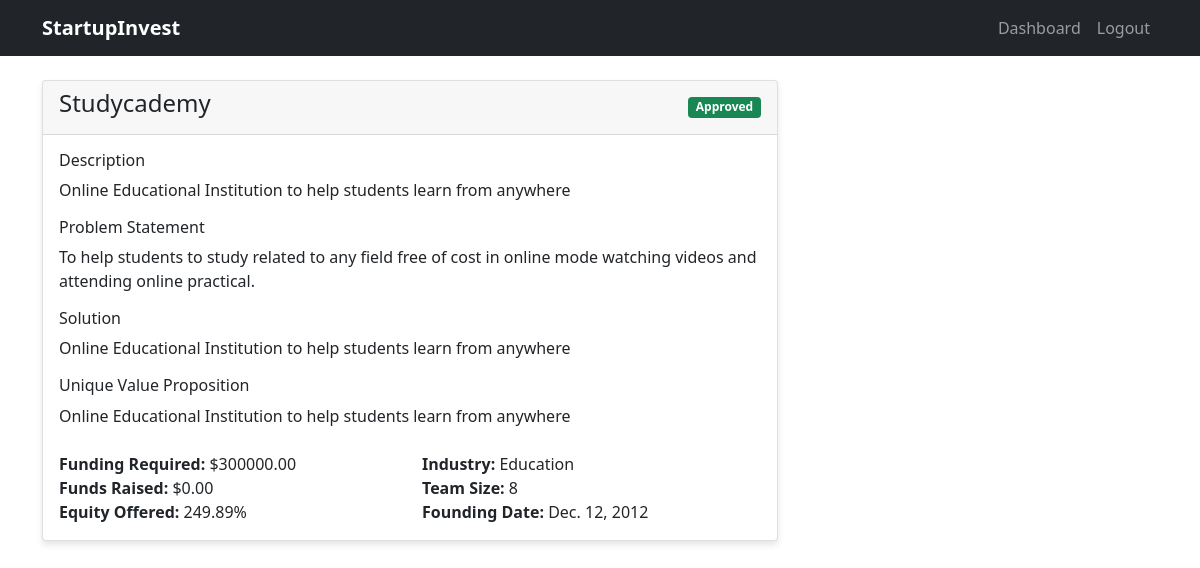
The page /startups/1/ (signed in) on the database its author committed.
### startups/models.py (models this page shows, shortened)
class Startup(models.Model):
    STATUS_CHOICES = (
        ('pending', 'Pending Review'),
        ('approved', 'Approved'),
        ('declined', 'Declined'),
        ('partially_funded', 'Partially Funded'),
        ('fully_funded', 'Fully Funded'),
    )
    INDUSTRY_CHOICES = (
        ('tech', 'Technology'),
        ('healthcare', 'Healthcare'),
        ('finance', 'Finance'),
        ('education', 'Education'),
        ('ecommerce', 'E-Commerce'),
        ('other', 'Other'),
    )
    founder = models.ForeignKey(CustomUser, on_delete=models.CASCADE, limit_choices_to={'user_type': 'founder'})
    title = models.CharField(max_length=200)
    description = models.TextField()
    problem_statement = models.TextField()
    solution = models.TextField()
    unique_value_proposition = models.TextField()
    target_market = models.TextField()
    business_model = models.TextField()
    competitive_analysis = models.TextField()
    funding_amount = models.DecimalField(max_digits=12, decimal_places=2)
    funds_raised = models.DecimalField(max_digits=12, decimal_places=2, default=0)
    equity_offered = models.DecimalField(max_digits=5, decimal_places=2)
    industry = models.CharField(max_length=20, choices=INDUSTRY_CHOICES)
    founding_date = models.DateField()
    team_size = models.IntegerField()
    website = models.URLField(blank=True)
    pitch_deck = models.FileField(upload_to='pitch_decks/', blank=True, null=True)
    status = models.CharField(max_length=20, choices=STATUS_CHOICES, default='pending')
    created_at = models.DateTimeField(auto_now_add=True)
    updated_at = models.DateTimeField(auto_now=True)

### startups/views.py (the view, shortened to what this page needs)
# urls.py: path('<int:pk>/', views.startup_detail, name='startup_detail'),
@login_required
def startup_detail(request, pk):
    startup = get_object_or_404(Startup, pk=pk)
    investments = Investment.objects.filter(startup=startup)
    context = {
        'startup': startup,
        'investments': investments,
    }
    return render(request, 'startups/startup_detail.html', context)

### templates/startups/startup_detail.html (shortened to what this page needs)
{% extends 'base.html' %}
{% load crispy_forms_tags %}
{% block content %}
<div class="container mt-4">
    <div class="row">
        <div class="col-md-8">
            <div class="card">
                <div class="card-header d-flex justify-content-between align-items-center">
                    <h4>{{ startup.title }}</h4>
                    <span class="badge
                        {% if startup.status == 'approved' %}bg-success
                        {% elif startup.status == 'declined' %}bg-danger
                        {% elif startup.status == 'pending' %}bg-warning
                        {% else %}bg-info{% endif %}">
                        {{ startup.get_status_display }}
                    </span>
                </div>
                <div class="card-body">
                    <h6>Description</h6>
                    <p>{{ startup.description }}</p>
                    <h6>Problem Statement</h6>
                    <p>{{ startup.problem_statement }}</p>
                    <h6>Solution</h6>
                    <p>{{ startup.solution }}</p>
                    <h6>Unique Value Proposition</h6>
                    <p>{{ startup.unique_value_proposition }}</p>
                    <div class="row mt-4">
                        <div class="col-md-6">
                            <strong>Funding Required:</strong> ${{ startup.funding_amount }}<br>
                            <strong>Funds Raised:</strong> ${{ startup.funds_raised }}<br>
                            <strong>Equity Offered:</strong> {{ startup.equity_offered }}%<br>
                        </div>
                        <div class="col-md-6">
                            <strong>Industry:</strong> {{ startup.get_industry_display }}<br>
                            <strong>Team Size:</strong> {{ startup.team_size }}<br>
                            <strong>Founding Date:</strong> {{ startup.founding_date }}<br>
                        </div>
                    </div>
                </div>
            </div>
        </div>
        <div class="col-md-4">
        </div>
    </div>
</div>
{% endblock %}

### templates/base.html (shortened to what this page needs)
<!DOCTYPE html>
<html lang="en">
<head>
    <link href="https://cdn.jsdelivr.net/npm/bootstrap@5.1.3/dist/css/bootstrap.min.css" rel="stylesheet">
</head>
<body>
    <nav class="navbar navbar-expand-lg navbar-dark bg-dark">
        <div class="container">
            <a class="navbar-brand" href="{% url 'home' %}">StartupInvest</a>
            <div class="navbar-nav ms-auto">
                {% if user.is_authenticated %}
                    <a class="nav-link" href="{% url 'dashboard' %}">Dashboard</a>
                    <a class="nav-link" href="{% url 'logout' %}">Logout</a>
                {% else %}
                    <a class="nav-link" href="{% url 'login' %}">Login</a>
                    <a class="nav-link" href="{% url 'register_choice' %}">Register</a>
                {% endif %}
            </div>
        </div>
    </nav>
    <main>
        {% block content %}{% endblock %}
    </main>
</body>
</html>

### templates/base.html (style rules this page uses)
.navbar-brand { font-weight: bold; }
.card { margin-bottom: 20px; box-shadow: 0 4px 6px rgba(0,0,0,0.1); }

### rows shown on the page
Startup: title "Studycademy", status "Approved", description "Online Educational Institution to help students learn from anywhere", problem_statement "To help students to study related to any field free of cost in online mode watching videos and attending online practical.", solution "Online Educational Institution to help students learn from anywhere", unique_value_proposition "Online Educational Institution to help students learn from anywhere", funding_amount "300000.00", funds_raised "0.00", equity_offered "249.89", industry "Education", team_size "8", founding_date "Dec. 12, 2012"
